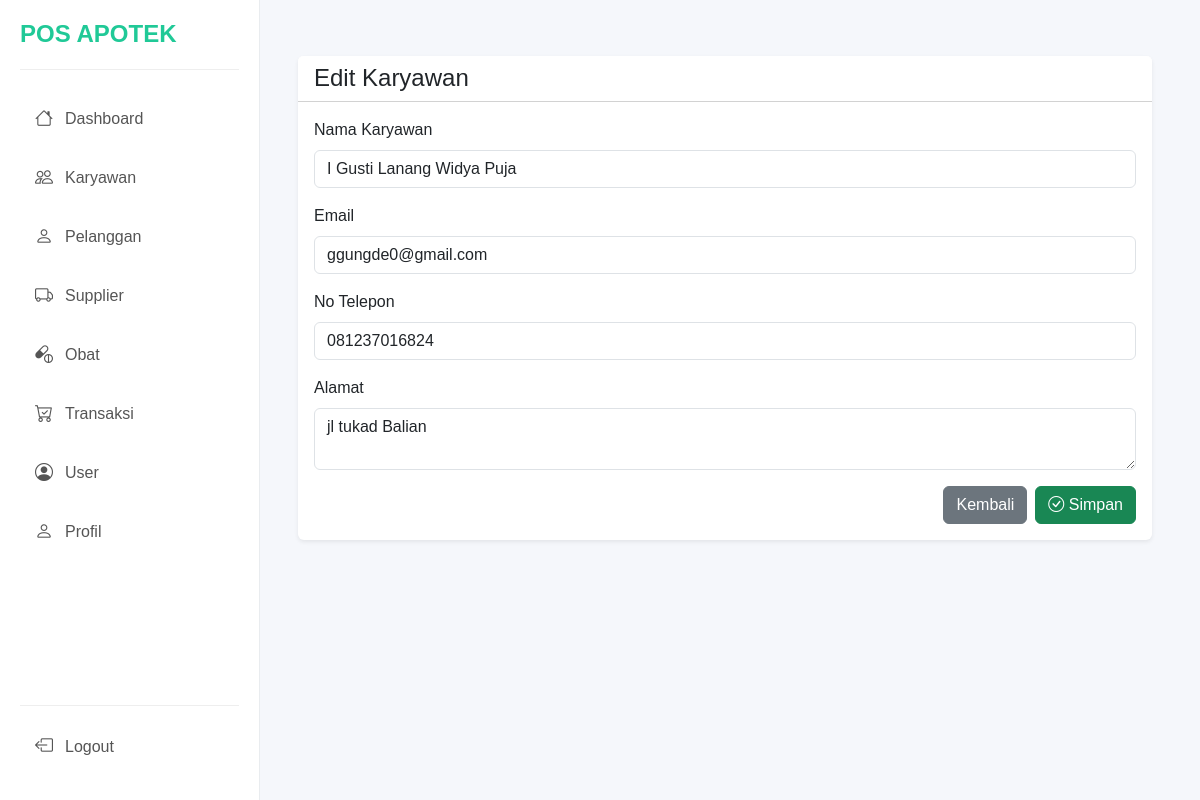
The page /page/dashboard.php?page=edit_karyawan&id_karyawan=KR001 (signed in) on the database its author committed.
### tables this page shows
CREATE TABLE `karyawan` (
  `id_karyawan` char(8) NOT NULL,
  `nama_karyawan` varchar(55) NOT NULL,
  `email` varchar(55) NOT NULL,
  `no_telepon` varchar(15) NOT NULL,
  `alamat` varchar(55) NOT NULL
);

### config/Database.php (called while the page is built, shortened)
<?php
class Database {
    private $conn;
    private function connect() {
        $host = "localhost";
        $user = "root";
        $pass = "";
        $db   = "pos_apotek";
        $this->conn = new mysqli($host, $user, $pass, $db);
    }
    public function getConnection() {
        return $this->conn;
    }
}
?>

### class/karyawan.php (called while the page is built, shortened)
<?php
require_once '../config/Database.php';
class Karyawan {
    private $table = "karyawan";
    private $conn;
    public function __construct() {
        $this->db = new Database();
        $this->conn = $this->db->getConnection();
    }
    public function getKaryawanById($id_karyawan) {
        $query = "SELECT * FROM $this->table WHERE id_karyawan = ?";
        $stmt = $this->conn->prepare($query);
        $stmt->bind_param("s", $id_karyawan);
        $stmt->execute();
        $result = $stmt->get_result();
        return $result->fetch_assoc();
    }
}

### page/karyawan/edit_karyawan.php (the view, shortened to what this page needs)
<?php
require_once '../class/karyawan.php';
$karyawan = new Karyawan();
$id_karyawan = $_GET['id_karyawan'];
$data_karyawan = $karyawan->getKaryawanById($id_karyawan);
?>
<div class="container-fluid p-4">
    <div class="card shadow-sm border-0">
        <div class="card-header bg-white">
            <h4 class="mb-0">Edit Karyawan</h4>
        </div>
        <div class="card-body">
            <form action="dashboard.php?page=edit_karyawan&id_karyawan=<?= $data_karyawan['id_karyawan'] ?>"
                method="POST">
                <div class="mb-3">
                    <label class="form-label">Nama Karyawan</label>
                    <input type="text" name="nama_karyawan" class="form-control" placeholder="Masukkan Nama Karyawan"
                        required value="<?= $data_karyawan['nama_karyawan'] ?>">
                </div>
                <div class="mb-3">
                    <label class="form-label">Email</label>
                    <input type="email" name="email" class="form-control" placeholder="Masukkan Email" required
                        value="<?= $data_karyawan['email'] ?>">
                </div>
                <div class="mb-3">
                    <label class="form-label">No Telepon</label>
                    <input type="text" name="no_telepon" class="form-control" placeholder="Masukkan No Telepon" required
                        value="<?= $data_karyawan['no_telepon'] ?>">
                </div>
                <div class="mb-3">
                    <label class="form-label">Alamat</label>
                    <textarea name="alamat" class="form-control" placeholder="Masukkan Alamat"
                        required><?= $data_karyawan['alamat'] ?></textarea>
                </div>
                <div class="d-flex justify-content-end gap-2">
                    <a href="?page=karyawan" class="btn btn-secondary">
                        Kembali
                    </a>
                    <button type="submit" name="edit_karyawan" class="btn btn-success">
                        <i class="bi bi-check-circle"></i> Simpan
                    </button>
                </div>
            </form>
        </div>
    </div>
</div>

### css/style.css (style rules this page uses)
body { background:#f5f7fb; margin:0; font-family:Arial, Helvetica, sans-serif; }
a { text-decoration: none; color: black; }

### rows shown on the page
karyawan: nama_karyawan "I Gusti Lanang Widya Puja", email "ggungde0@gmail.com", no_telepon "081237016824", alamat "jl tukad Balian"
